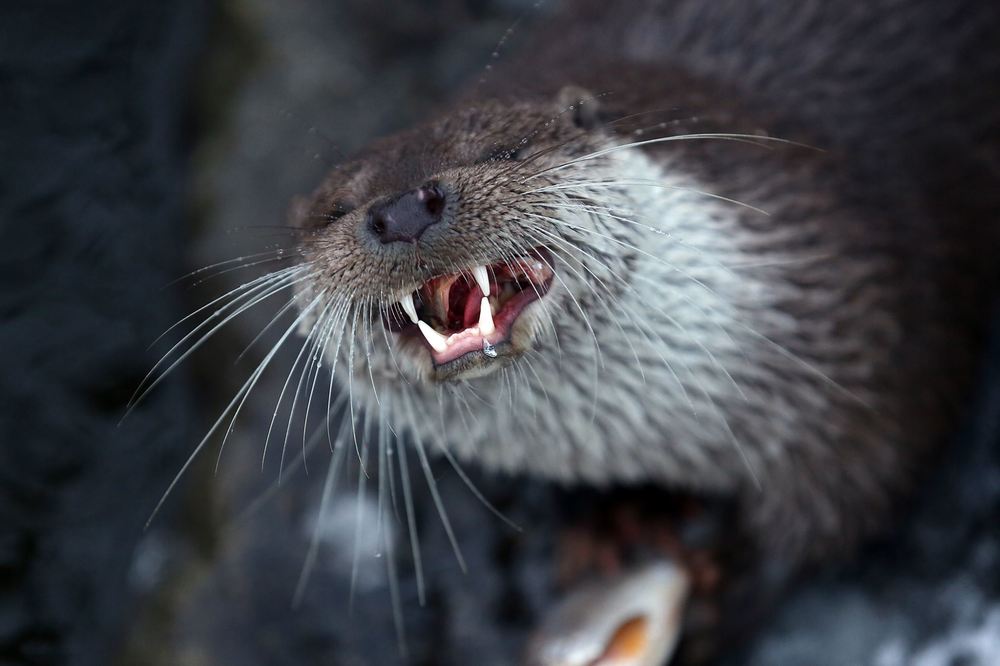
#> input picture Random/Utter.png, 1000 x 666 px, shrunk from 2000 x 1333 before the run
$ python Hello.Py
#> lines starting #> are read from the running program, lines starting #| are printed output that depends on the picture
from PIL import Image, ImageDraw

# Ladda in bild (byt ut input.png mot namnet på .png-filen med din bild)
input_image = Image.open("Utter.png")
#> input_image is the input picture: PIL image 1000x666 RGBA; mean R, G, B, A 61.4, 63.6, 69.1, 255
input_pixels = input_image.load()

# Skapa resultatbild
output_image = Image.new("RGB", input_image.size)
#> output_image: PIL image 1000x666 RGB; every value is 0
draw = ImageDraw.Draw(output_image)

# Beräkna pixlarnas RGB-värden och placera bildpunkterna
for x in range(output_image.width):
    for y in range(output_image.height):
        r, g, b, a = input_pixels[x, y]
        temp = g
        r = b
        g = r
        b = temp
        draw.point((x, y), (r, g, b, a))

output_image.save("output.png")
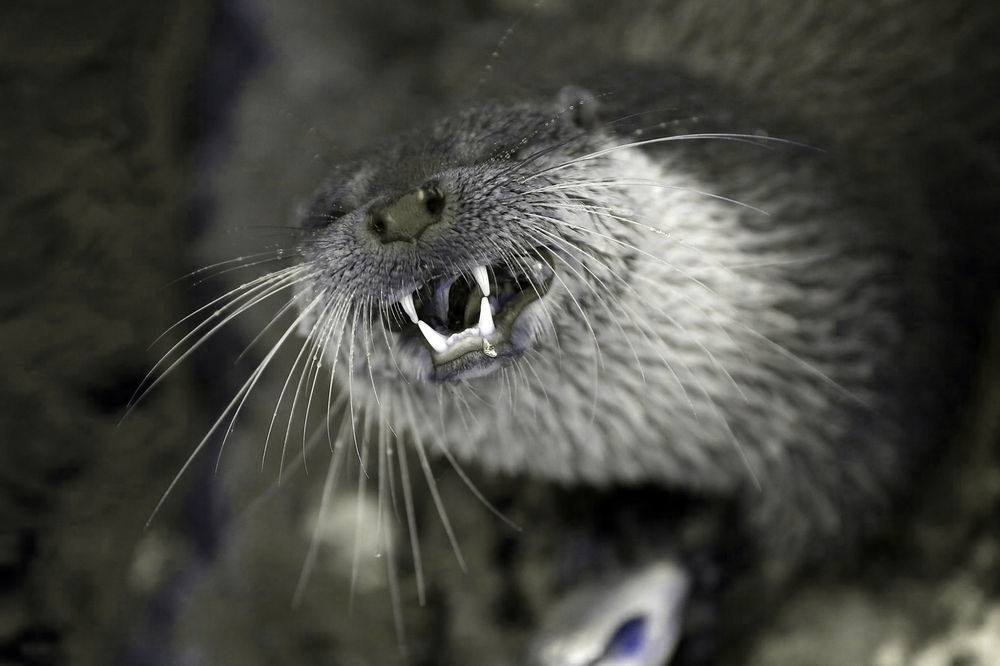
#> saved as output.png: PIL image 1000x666 RGB; mean R, G, B 69.1, 69.1, 63.6
